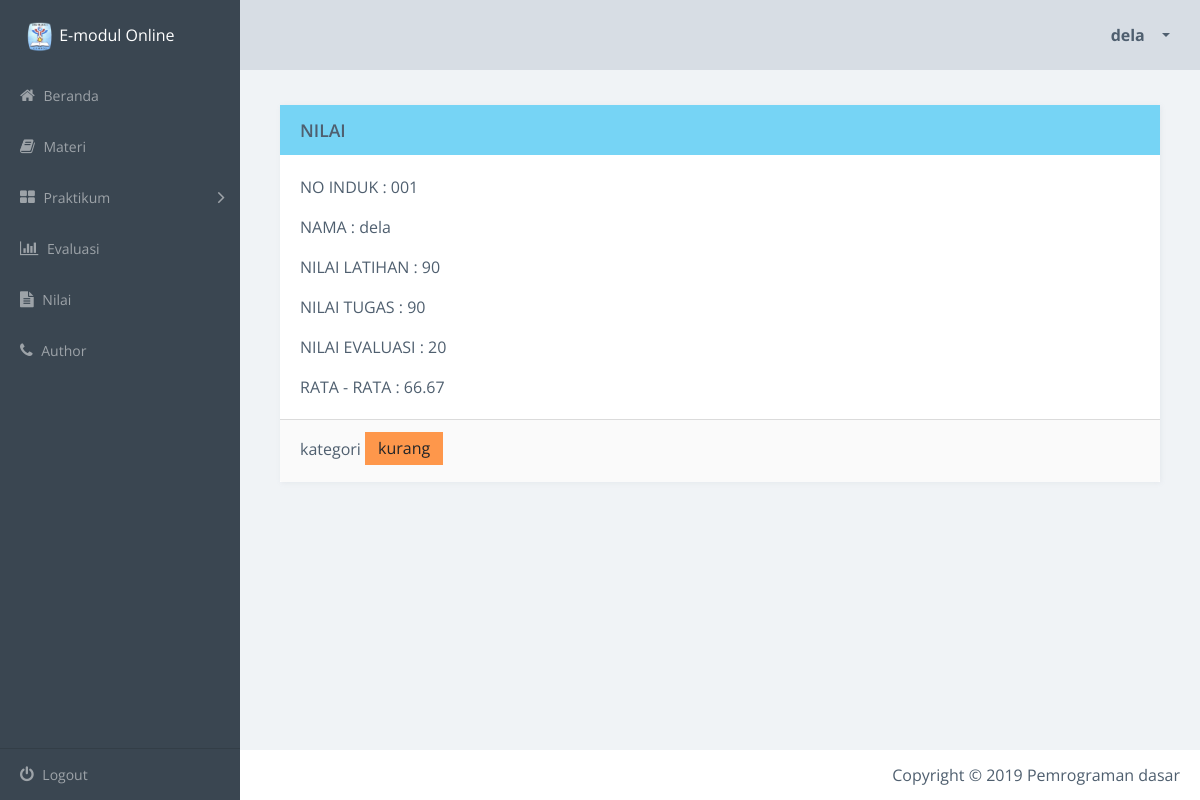
/nilaiSiswa.php (signed in), run on the app's committed database.
### tables this page shows
CREATE TABLE `siswa` (
  `id_siswa` int(10) NOT NULL AUTO_INCREMENT,
  `nis` varchar(10) DEFAULT NULL,
  `nama` varchar(100) DEFAULT NULL,
  PRIMARY KEY (`id_siswa`)
);

CREATE TABLE `nilai` (
  `id_nilai` int(11) NOT NULL AUTO_INCREMENT,
  `no_induk` varchar(10) DEFAULT NULL,
  `nilai_tugas` varchar(5) DEFAULT NULL,
  `nilai_evaluasi` varchar(5) DEFAULT NULL,
  `nilai_latihan` varchar(5) DEFAULT NULL,
  PRIMARY KEY (`id_nilai`)
);

### nilaiSiswa.php (the view, shortened to what this page needs)
<?php
include_once("config.php");
$nama = $_SESSION['username'];
$no_induk = mysqli_query($conn, "SELECT * FROM siswa WHERE nama = '$nama'");
$data = mysqli_fetch_array($no_induk);
$nis = $data['nis'];
$n = mysqli_query($conn, "SELECT * FROM nilai WHERE no_induk = $nis");
$nilai = mysqli_fetch_array($n);
?>
<!doctype html>
<html class="no-js" lang="en">
    <head>
        <link rel="stylesheet" href="css/vendor.css">
        <link rel="stylesheet" href="css/app-blue.css">
        <link rel="stylesheet" type="text/css" href="css/jquery.dataTables.min.css">
    </head>
    <body>
        <div class="main-wrapper">
            <div class="app" id="app">
                <header class="header">
                    <div class="header-block header-block-nav">
                        <ul class="nav-profile">
                            <li class="profile dropdown">
                                <a class="nav-link dropdown-toggle" data-toggle="dropdown" href="#" role="button" aria-haspopup="true" aria-expanded="false">
                                    <span class="name"> <?php echo $_SESSION['username']; ?> </span>
                                </a>
                            </li>
                        </ul>
                    </div>
                </header>
                <aside class="sidebar">
                    <div class="sidebar-container">
                        <div class="sidebar-header">
                            <div class="brand">
                                <div>
                                    <img src="assets/logosmk.png" width="30" height="30"> E-modul Online
                                </div>
                            </div>
                        </div>
                        <nav class="menu">
                            <ul class="sidebar-menu metismenu" id="sidebar-menu">
                                <li class="">
                                    <a href="indexSiswa.php">
                                        <i class="fa fa-home"></i> Beranda </a>
                                </li>
                                <li class="">
                                    <a href="materiSiswa.php">
                                        <i class="fa fa-book"></i> Materi </a>
                                </li>
                                <li>
                                    <a href="">
                                        <i class="fa fa-th-large"></i> Praktikum
                                        <i class="fa arrow"></i>
                                    </a>
                                </li>
                                <li class="">
                                    <a href="evaluasiSiswa.php">
                                        <i class="fa fa-bar-chart"></i> Evaluasi </a>
                                </li>
                                <li class="">
                                    <a href="nilaiSiswa.php">
                                        <i class="fa fa-file-text"></i> Nilai </a>
                                </li>
                                <li class="">
                                    <a href="auth.php">
                                        <i class="fa fa-phone"></i> Author </a>
                                </li>
                            </ul>
                        </nav>
                    </div>
                    <footer class="sidebar-footer">
                        <ul class="sidebar-menu metismenu" id="customize-menu">
                            <li>
                                <a href="logout.php">
                                    <i class="fa fa-power-off"></i> Logout </a>
                            </li>
                        </ul>
                    </footer>
                </aside>
                <article class="content dashboard-page">
                    <section>
                        <div class="row">
                            <div class="col-xl-12">
                                <div class="card card-info">
                                    <div class="card-header">
                                        <div class="header-block">
                                            <p class="title"> NILAI</p>
                                        </div>
                                    </div>
                                    <?php
                                    $d = $nilai['nilai_latihan'];
                                    $a = $nilai['nilai_tugas'];
                                    $b = $nilai['nilai_evaluasi'];
                                    $c = $a + $b + $d;
                                    $r = $c / 3 ;
                                    ?>
                                    <div class="card-block">
                                        NO INDUK : <?php echo $nis ?></p>
                                        NAMA : <?php echo $_SESSION['username'] ?></p>
                                        NILAI LATIHAN : <?php echo $nilai['nilai_latihan'] ?></p>
                                        NILAI TUGAS : <?php echo $nilai['nilai_tugas'] ?></p>
                                        NILAI EVALUASI : <?php echo $nilai['nilai_evaluasi'] ?></p>
                                        RATA - RATA : <?php echo number_format($r, 2) ?>
                                    </div>
                                    <?php
                                    if($r >= 90)
                                    {
                                        $k = "<button type='button' class='btn btn-success'>sangat baik</button>";
                                    }elseif($r >= 80 AND $r <= 90)
                                    {
                                        $k = "<button type='button' class='btn btn-success'>baik</button>";
                                    }elseif($r >= 70 AND $r <=80)
                                    {
                                        $k = "<button type='button' class='btn btn-success'>cukup</button>";
                                    }elseif($r <= 70 AND $r >= 50)
                                    {
                                        $k = "<button type='button' class='btn btn-warning'>kurang</button>";
                                    }elseif($r <= 50)
                                    {
                                        $k = "<button type='button' class='btn btn-danger'>mengulang</button>";
                                    }
                                    ?>
                                    <div class="card-footer">kategori <?php echo $k ?></div>
                                </div>
                            </div>
                        </div>
                    </section>
                </article>
                <footer class="footer">
                    <div class="footer-block author">
                        <ul>
                            <li>
                                Copyright &copy 2019 Pemrograman dasar
                            </li>
                        </ul>
                    </div>
                </footer>
    </body>
</html>

### data on the page
siswa: nis "001"
nilai: nilai_latihan "90", nilai_tugas "90", nilai_evaluasi "20", r "66.67"

### other printed values
$_SESSION['username'] "dela"
